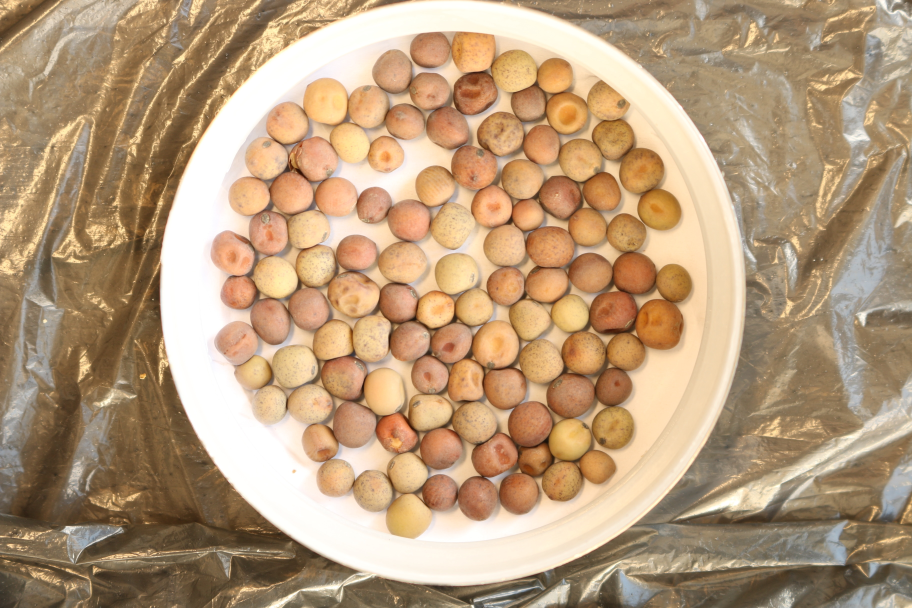
#> input picture AI/image-manager/0image.jpg, 3648 x 2432 px (shown at 1/4 size)
$ python test.py
#> lines starting #> are read from the running program, lines starting #| are printed output that depends on the picture
import cv2 as cv

image = cv.imread("0image.jpg")
#> image is the input picture: shape (2432, 3648, 3); mean B, G, R 123.7, 155.4, 183.9

xtl = 1670
ytl = 424
xbr = 1881
ybr = 601

cut = image[ytl:ybr, xtl:xbr]
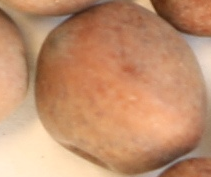
#> cut: shape (177, 211, 3); mean B, G, R 108.5, 143.1, 193.7

cv.imwrite("cut1.jpg", cut)
